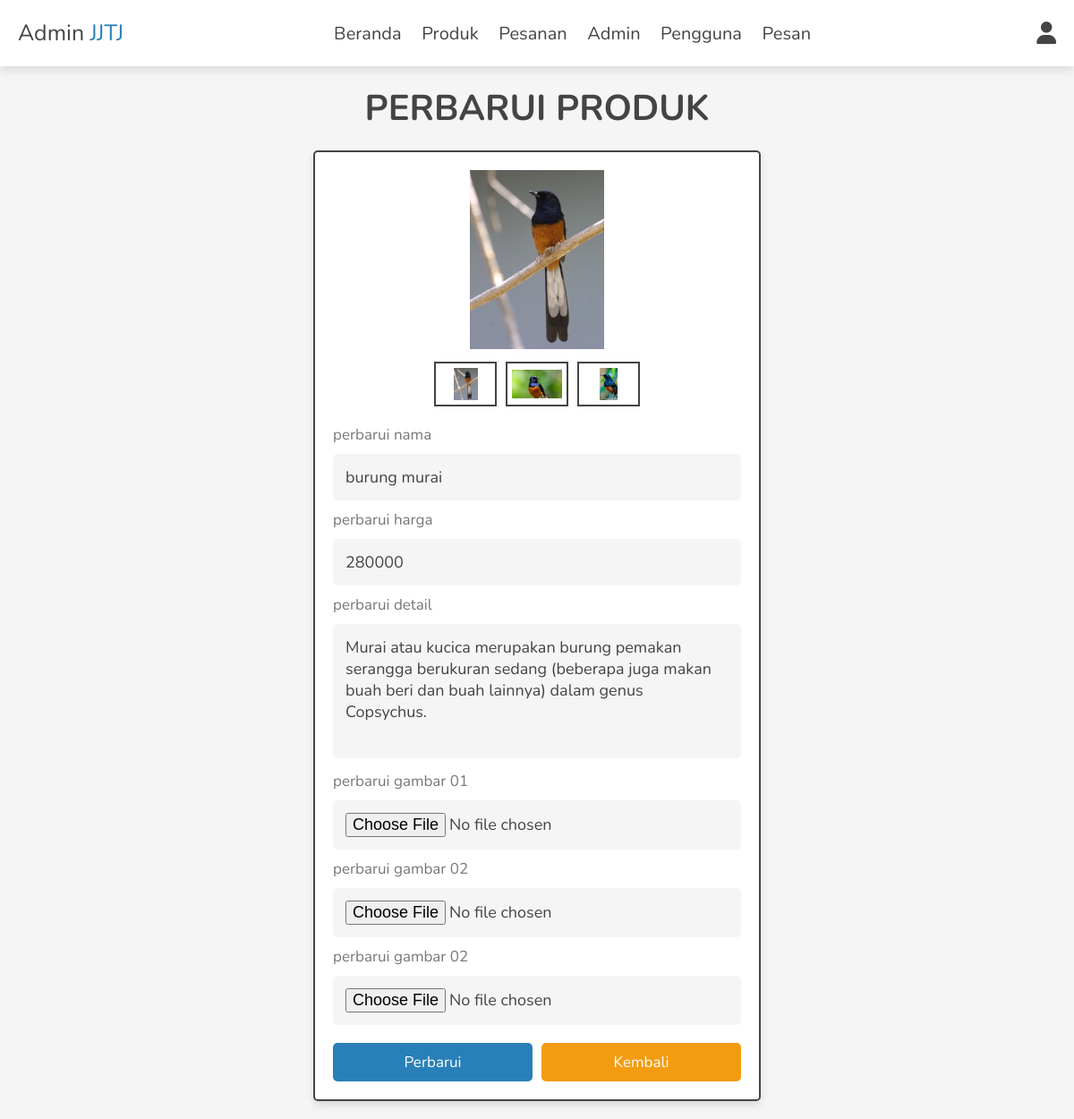
Screenshot of /admin/update_product.php?update=1 (signed in) with the database file from the repository.
### tables this page shows
CREATE TABLE `products` (
  `id` int(100) NOT NULL AUTO_INCREMENT,
  `name` varchar(100) NOT NULL,
  `details` varchar(500) NOT NULL,
  `price` int(10) NOT NULL,
  `image_01` varchar(100) NOT NULL,
  `image_02` varchar(100) NOT NULL,
  `image_03` varchar(100) NOT NULL,
  PRIMARY KEY (`id`)
);

### admin/update_product.php (the view, shortened to what this page needs)
<?php
include '../components/connect.php';
?>
<!DOCTYPE html>
<html lang="en">
<head>
   <link rel="stylesheet" href="https://cdnjs.cloudflare.com/ajax/libs/font-awesome/6.1.1/css/all.min.css">
   <link rel="stylesheet" href="../css/admin_style.css">
</head>
<body>
<?php include '../components/admin_header.php'; ?>
<section class="update-product">
   <h1 class="heading">perbarui produk</h1>
   <?php
      $update_id = $_GET['update'];
      $select_products = $conn->prepare("SELECT * FROM `products` WHERE id = ?");
      $select_products->execute([$update_id]);
      if($select_products->rowCount() > 0){
         while($fetch_products = $select_products->fetch(PDO::FETCH_ASSOC)){
   ?>
   <form action="" method="post" enctype="multipart/form-data">
      <div class="image-container">
         <div class="main-image">
            <img src="../uploaded_img/<?= $fetch_products['image_01']; ?>" alt="">
         </div>
         <div class="sub-image">
            <img src="../uploaded_img/<?= $fetch_products['image_01']; ?>" alt="">
            <img src="../uploaded_img/<?= $fetch_products['image_02']; ?>" alt="">
            <img src="../uploaded_img/<?= $fetch_products['image_03']; ?>" alt="">
         </div>
      </div>
      <span>perbarui nama</span>
      <input type="text" name="name" required class="box" maxlength="100" placeholder="masukkan nama produk" value="<?= $fetch_products['name']; ?>">
      <span>perbarui harga</span>
      <input type="number" name="price" required class="box" min="0" max="9999999999" placeholder="masukkan harga produk" onkeypress="if(this.value.length == 10) return false;" value="<?= $fetch_products['price']; ?>">
      <span>perbarui detail</span>
      <textarea name="details" class="box" required cols="30" rows="10"><?= $fetch_products['details']; ?></textarea>
      <span>perbarui gambar 01</span>
      <input type="file" name="image_01" accept="image/jpg, image/jpeg, image/png, image/webp" class="box">
      <span>perbarui gambar 02</span>
      <input type="file" name="image_02" accept="image/jpg, image/jpeg, image/png, image/webp" class="box">
      <span>perbarui gambar 02</span>
      <input type="file" name="image_03" accept="image/jpg, image/jpeg, image/png, image/webp" class="box">
      <div class="flex-btn">
         <input type="submit" name="update" class="btn" value="perbarui">
         <a href="products.php" class="option-btn">kembali</a>
      </div>
   </form>
   <?php
         }
      }else{
         echo '<p class="empty">tidak ada produk yang ditemukan!</p>';
      }
   ?>
</section>
</body>
</html>

### css/admin_style.css (style rules this page uses)
:root { --main-color:#2980b9; --orange:#f39c12; --red:#e74c3c; --black:#444; --white:#fff; --light-color:#777; --light-bg:#f5f5f5; --border:.2rem solid var(--black); --box-shadow:0 .5rem 1rem rgba(0,0,0,.1); }
* { font-family: 'Nunito', sans-serif; margin:0; padding:0; box-sizing: border-box; outline: none; border:none; text-decoration: none; }
html { font-size: 62.5%; overflow-x: hidden; }
body { background-color: var(--light-bg); }
section { padding:2rem; max-width: 1200px; margin:0 auto; }
.heading { font-size: 4rem; color:var(--black); margin-bottom: 2rem; text-align: center; text-transform: uppercase; }
.btn, .delete-btn, .option-btn { display: block; width: 100%; margin-top: 1rem; border-radius: .5rem; padding:1rem 3rem; font-size: 1.7rem; text-transform: capitalize; color:var(--white); cursor: pointer; text-align: center; }
.btn { background-color: var(--main-color); }
.option-btn { background-color: var(--orange); }
.flex-btn { display: flex; gap:1rem; }
.update-product form { background-color: var(--white); box-shadow: var(--box-shadow); border-radius: .5rem; border:var(--border); padding:2rem; max-width: 50rem; margin:0 auto; }
.update-product form .image-container { margin-bottom: 2rem; }
.update-product form .image-container .main-image img { height: 20rem; width: 100%; object-fit: contain; }
.update-product form .image-container .sub-image { display: flex; gap:1rem; justify-content: center; margin:1rem 0; }
.update-product form .image-container .sub-image img { height: 5rem; width: 7rem; object-fit: contain; padding:.5rem; border:var(--border); cursor: pointer; transition: .2s linear; }
.update-product form .box { width: 100%; border-radius: .5rem; padding:1.4rem; font-size: 1.8rem; color:var(--black); background-color: var(--light-bg); margin:1rem 0; }
.update-product form span { font-size: 1.7rem; color:var(--light-color); }
.update-product form textarea { height: 15rem; resize: none; }

### rows the page displays
products: image_01 (picture), image_02 (picture), image_03 (picture), name "burung murai", price "280000", details "Murai atau kucica merupakan burung pemakan serangga berukuran sedang (beberapa juga makan buah beri dan buah lainnya) dalam genus Copsychus."
